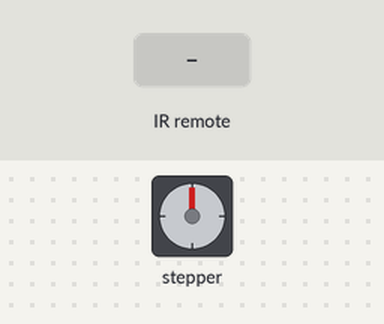
Bench run of a sketch on a simulated Arduino Uno, built with avr-gcc and run on an emulated ATmega328P. Parts: stepper motor. The inputs (shaded band) are chosen by the test bench. Stepper angles assume 200 steps per turn.

Above: at 1.2 s.
1.3 s: infrared code 0xFF30CF received
At 1.45 s:
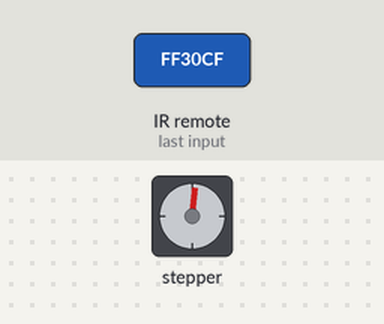
4.3 s: infrared code 0xFF6897 received
At 4.9 s:
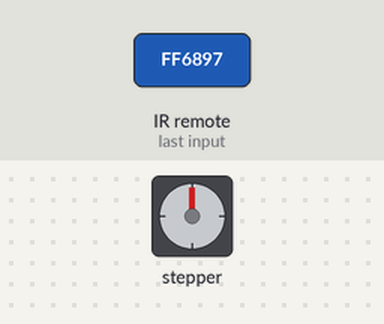
5.8 s: infrared code 0xFF30CF received
At 6.25 s:
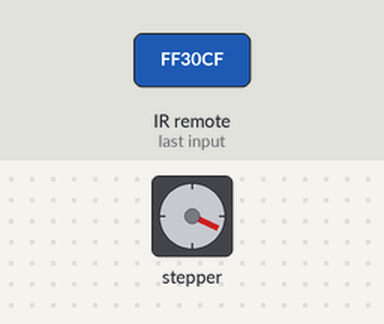
Timing chart, 0 to 64.3 s (numbered marks = the images above; inputs shaded):
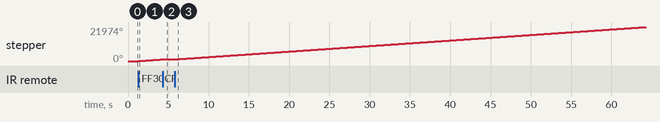

Measured:
- after the input at 1.3 s, stepper: keeps turning clockwise at about 359°/s, starting at once
- after the input at 4.3 s, stepper: goes on until 4.3 s, then stays 1080°
- after the input at 5.8 s, stepper: keeps turning clockwise at about 357°/s, starting at once

The sketch:

TP5.1.ino
```cpp
#include <IRremote.h>

#include <Stepper.h>

int stepsPerRevolution = 200;  // change this to fit the number of steps per revolution
// for your motor

// initialize the stepper library on pins 8 through 11:
Stepper myStepper(stepsPerRevolution, 8, 9, 10, 11);

int RECV_PIN = 6;
IRrecv irrecv(RECV_PIN);
decode_results results;
bool val = false;

void setup()
{
  Serial.begin(9600);
  irrecv.enableIRIn(); // Initialise le recepteur
  myStepper.setSpeed(60);
}

void loop() {
  if (irrecv.decode(&results)) {
    irrecv.resume(); // Recoit la valeur suivante
      if(results.value == 0xFF30CF)
      val = true;

       if(results.value == 0xFF6897)
       val = false;


}
if(val == true)
      myStepper.step(stepsPerRevolution);
}
```
